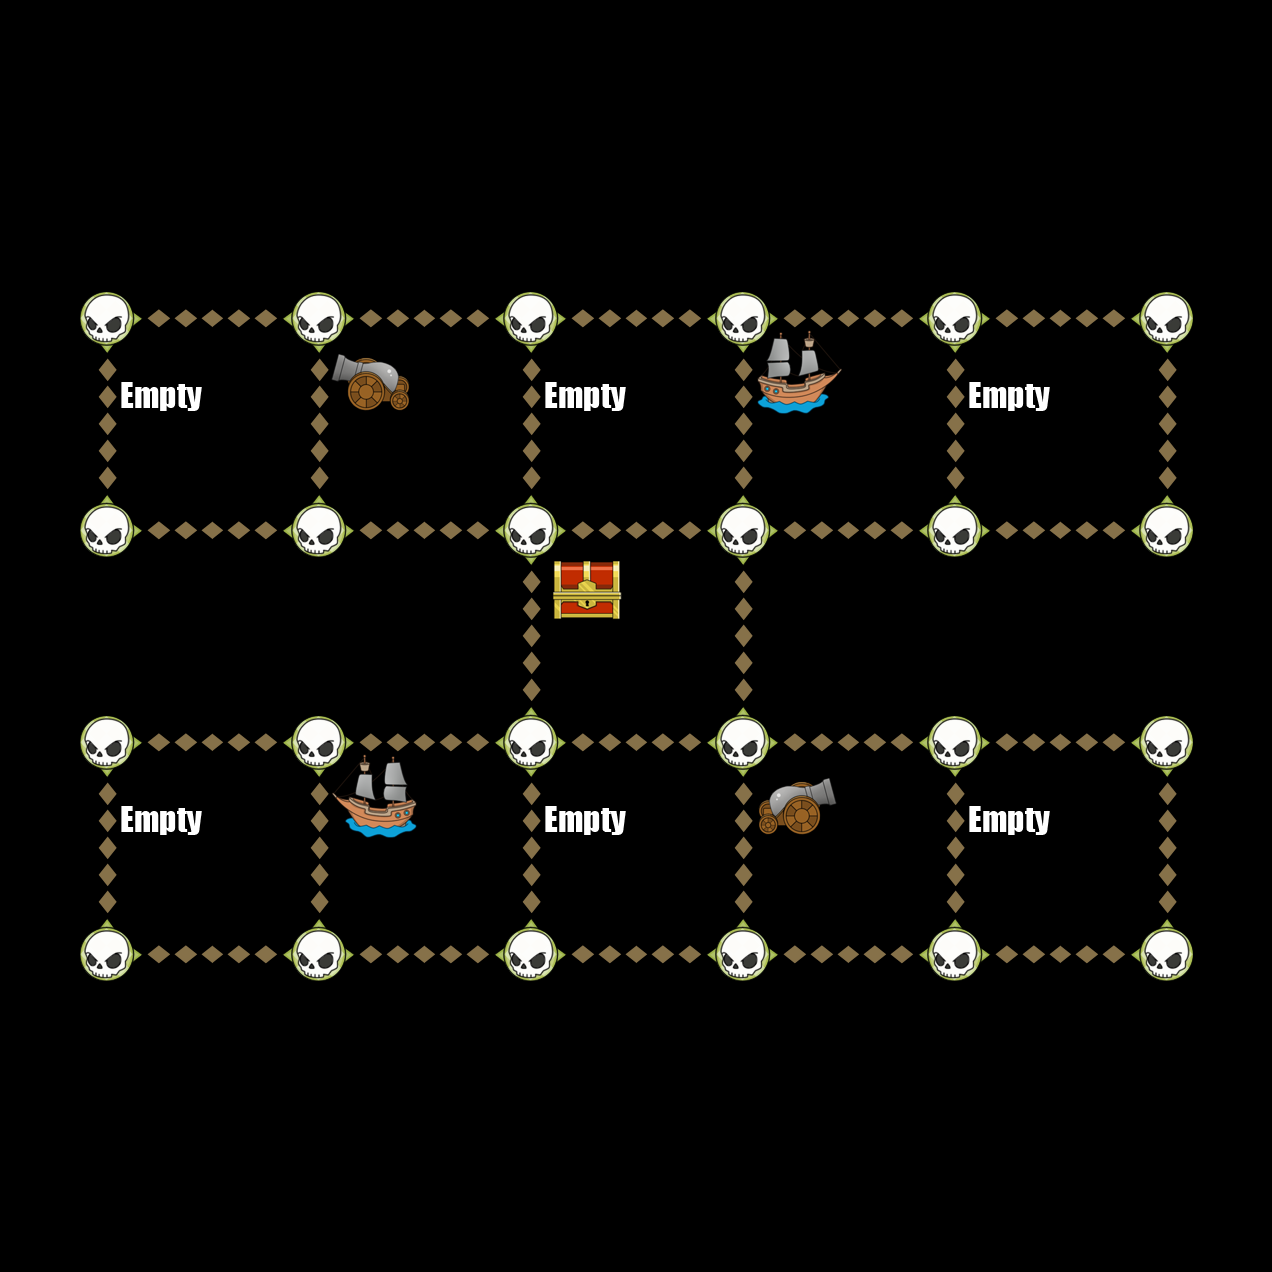

Tiled map render using the project's own tile images. Description and the map definition, with tile-layer contents summarised, below:
An orthogonal 6x6 tile map with 212x212 px tiles, 6 tile layers (Down, Up, Left, Right, ...).

<map version="1.0" orientation="orthogonal" width="6" height="6" tilewidth="212" tileheight="212">
 <tileset firstgid="1" name="TileGraphic_Final-ipadhd" tilewidth="212" tileheight="212">
  <image source="TileGraphic_Final-ipadhd.png" width="636" height="1060" />
  <tile id="0">
   <properties>
    <property name="LineFilled" value="True" />
   </properties>
  </tile>
  <tile id="2">
   <properties>
    <property name="Item" value="TreasureBox" />
   </properties>
  </tile>
  <tile id="4">
   <properties>
    <property name="RowFilled" value="True" />
   </properties>
  </tile>
  <tile id="6">
   <properties>
    <property name="Item" value="CannonLeft" />
   </properties>
  </tile>
  <tile id="7">
   <properties>
    <property name="Item" value="ShipRight" />
   </properties>
  </tile>
  <tile id="8">
   <properties>
    <property name="Item" value="MapOne" />
   </properties>
  </tile>
  <tile id="9">
   <properties>
    <property name="Item" value="CannonRight" />
   </properties>
  </tile>
  <tile id="10">
   <properties>
    <property name="Item" value="ShipLeft" />
   </properties>
  </tile>
  <tile id="11">
   <properties>
    <property name="Item" value="MapTwo" />
   </properties>
  </tile>
  <tile id="12">
   <properties>
    <property name="Item" value="Empty" />
   </properties>
  </tile>
  <tile id="13">
   <properties>
    <property name="Item" value="Skull" />
   </properties>
  </tile>
  <tile id="14">
   <properties>
    <property name="Item" value="Fog" />
   </properties>
  </tile>
 </tileset>
 <layer name="Down" width="6" height="6">
  <data>[36 cells, 14 non-empty, 1 distinct tile ids]</data>
 </layer>
 <layer name="Up" width="6" height="6">
  <data>[36 cells, 14 non-empty, 1 distinct tile ids]</data>
 </layer>
 <layer name="Left" width="6" height="6">
  <data>[36 cells, 20 non-empty, 1 distinct tile ids]</data>
 </layer>
 <layer name="Right" width="6" height="6">
  <data>[36 cells, 20 non-empty, 1 distinct tile ids]</data>
 </layer>
 <layer name="Dots" width="6" height="6">
  <data>[36 cells, 24 non-empty, 1 distinct tile ids]</data>
 </layer>
 <layer name="Items" width="6" height="6">
  <data>[36 cells, 11 non-empty, 6 distinct tile ids]</data>
 </layer>
</map>
